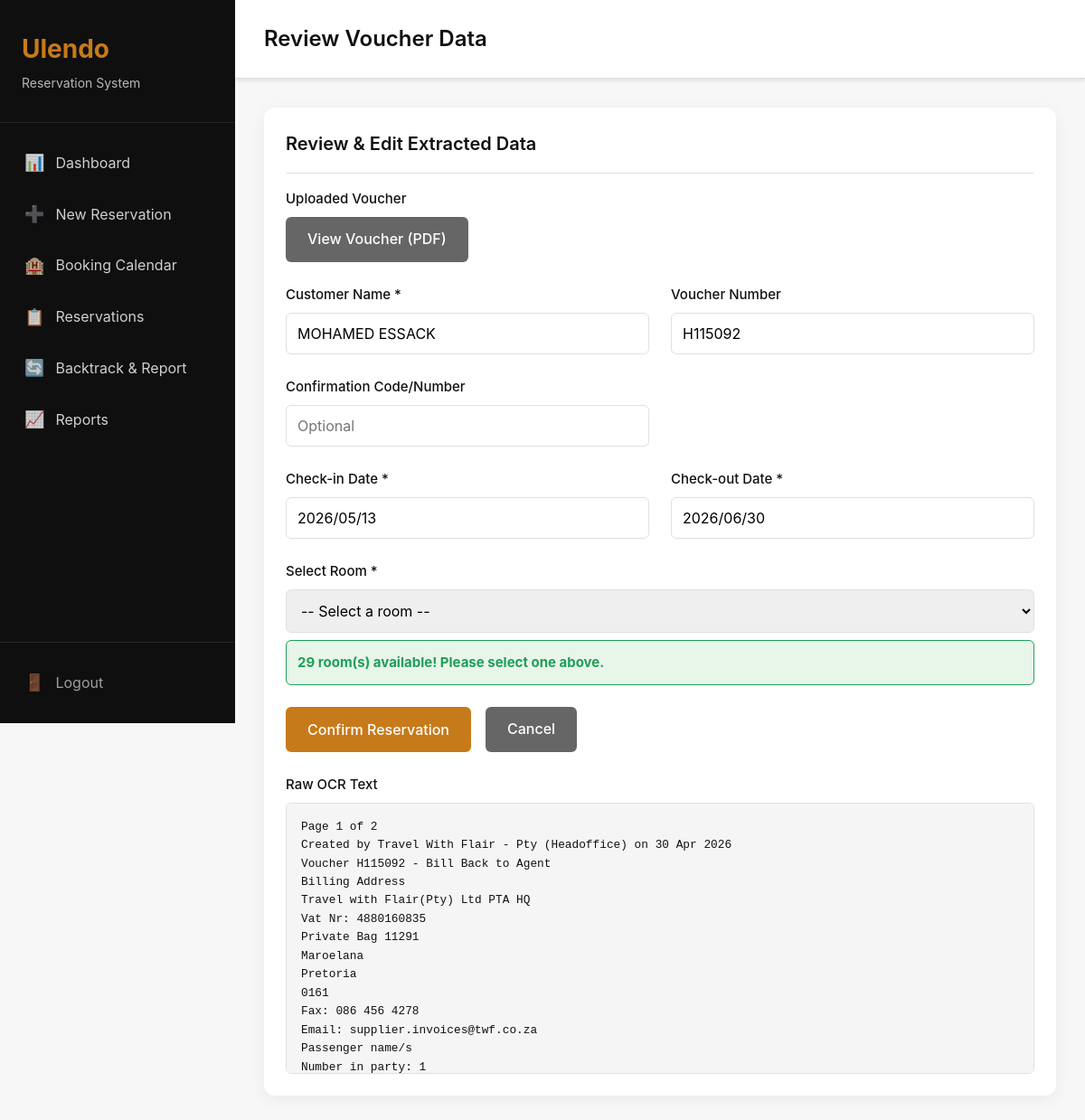
Page /vouchers/84/review/ (signed in) on the committed database.
### vouchers/models.py (models this page shows, shortened)
class Voucher(models.Model):
    voucher_file = models.FileField(upload_to='vouchers/')
    extracted_data = models.JSONField(default=dict, blank=True)
    customer_name = models.CharField(max_length=200, blank=True)
    voucher_number = models.CharField(max_length=100, blank=True)
    check_in_date = models.DateField(null=True, blank=True)
    check_out_date = models.DateField(null=True, blank=True)
    is_confirmed = models.BooleanField(default=False)
    reservation = models.ForeignKey(
        Reservation,
        on_delete=models.SET_NULL,
        null=True,
        blank=True,
        related_name='vouchers'
    )
    created_at = models.DateTimeField(auto_now_add=True)
    updated_at = models.DateTimeField(auto_now=True)
    class Meta:
        ordering = ['-created_at']
        verbose_name = 'Voucher'
        verbose_name_plural = 'Vouchers'

### vouchers/views.py (the view, shortened to what this page needs)
# urls.py: path('<int:voucher_id>/review/', views.review_voucher, name='review_voucher'),
@login_required
def review_voucher(request, voucher_id):
    voucher = get_object_or_404(Voucher, pk=voucher_id)
    form_check_in = voucher.check_in_date
    form_check_out = voucher.check_out_date
    today = date.today()
    tomorrow = today + timedelta(days=1)
    form = ReservationForm(check_in_date=today, check_out_date=tomorrow)
    available_rooms_count = form.fields['room'].queryset.count()
    context = {
        'voucher': voucher,
        'form': form,
        'available_rooms_count': available_rooms_count,
        'check_in': form_check_in.strftime('%Y/%m/%d') if form_check_in else '',
        'check_out': form_check_out.strftime('%Y/%m/%d') if form_check_out else '',
    }
    import sys
    print(f"\n=== REVIEW PAGE ===", file=sys.stderr)
    print(f"form_check_in: {form_check_in} form_check_out: {form_check_out}", file=sys.stderr)
    print(f"context check_in: '{context['check_in']}' check_out: '{context['check_out']}'", file=sys.stderr)
    print(f"voucher.check_in_date: {voucher.check_in_date}", file=sys.stderr)
    print(f"voucher.check_out_date: {voucher.check_out_date}", file=sys.stderr)
    print(f"voucher.extracted_data: {dict(voucher.extracted_data) if voucher.extracted_data else None}", file=sys.stderr)
    print(f"==================\n", file=sys.stderr)
    return render(request, 'vouchers/review_voucher.html', context)

### rooms/models.py (called while the page is built)
    def __str__(self):
        return f"Room {self.room_number}" + (f" ({self.room_type})" if self.room_type else "")

### vouchers/templates/vouchers/review_voucher.html (shortened to what this page needs)
{% extends 'base.html' %}
{% block page_title %}Review Voucher Data{% endblock %}
{% block content %}
<div class="card">
    <div class="card-header">
        <h3 class="card-title">Review & Edit Extracted Data</h3>
    </div>
    <div class="card-body">
        {% if voucher.voucher_file %}
        <div class="form-group">
            <label class="form-label">Uploaded Voucher</label>
            <div>
                {% if voucher.voucher_file.name|slice:"-4:" == ".pdf" or voucher.voucher_file.name|slice:"-4:" == ".PDF" %}
                    <a href="{{ voucher.voucher_file.url }}" target="_blank" class="btn btn-secondary" style="display: inline-block;">
                        View Voucher (PDF)
                    </a>
                {% else %}
                    <img src="{{ voucher.voucher_file.url }}" alt="Voucher" style="max-width: 100%; max-height: 400px; border: 1px solid var(--border); border-radius: 6px;">
                {% endif %}
            </div>
        </div>
        {% endif %}
        <form method="post">
            <div class="grid grid-2">
                <div class="form-group">
                    <label class="form-label">Customer Name *</label>
                    <input type="text" name="customer_name" value="{{ voucher.customer_name }}" class="form-control" required>
                </div>
                <div class="form-group">
                    <label class="form-label">Voucher Number</label>
                    <input type="text" name="voucher_number" value="{{ voucher.voucher_number }}" class="form-control">
                </div>
            </div>
            <div class="grid grid-2">
                <div class="form-group">
                    <label class="form-label">Confirmation Code/Number</label>
                    <input type="text" name="confirmation_code" value="" class="form-control" placeholder="Optional">
                </div>
                <div class="form-group"></div>
            </div>
            <div class="grid grid-2">
                <div class="form-group">
                    <label class="form-label">Check-in Date *</label>
                    <input type="text" name="check_in_date" value="{% if check_in %}{{ check_in }}{% else %}{{ voucher.extracted_data.check_in_raw|default:'' }}{% endif %}" class="form-control date-picker" placeholder="yyyy/mm/dd" required>
                </div>
                <div class="form-group">
                    <label class="form-label">Check-out Date *</label>
                    <input type="text" name="check_out_date" value="{% if check_out %}{{ check_out }}{% else %}{{ voucher.extracted_data.check_out_raw|default:'' }}{% endif %}" class="form-control date-picker" placeholder="yyyy/mm/dd" required>
                </div>
            </div>
            {% if form.room %}
            <div class="form-group">
                <label class="form-label">Select Room *</label>
                {{ form.room }}
                {% if form.room.field.queryset.exists %}
                    <div class="alert alert-success" style="margin-top: 0.5rem; padding: 0.75rem;"><strong>{{ form.room.field.queryset.count }} room(s) available! Please select one above.</strong></div>
                {% else %}
                    <div class="alert alert-error" style="margin-top: 0.5rem; padding: 0.75rem;"><strong>No rooms available for these dates. Please choose different dates.</strong></div>
                {% endif %}
            </div>
            {% else %}
            <div class="alert alert-warning">Please set check-in and check-out dates to see available rooms.</div>
            {% endif %}
            <div class="d-flex gap-2 mt-3">
                <button type="submit" class="btn btn-primary">Confirm Reservation</button>
                <a href="{% url 'reservations:new_reservation' %}" class="btn btn-secondary">Cancel</a>
            </div>
        </form>
        {% if voucher.extracted_data.raw_text %}
        <div style="margin-top: 1.5rem; font-size: 0.8rem;">
            <label class="form-label">Raw OCR Text</label>
            <pre style="background: #f5f5f5; padding: 1rem; border-radius: 6px; white-space: pre-wrap; word-break: break-word; max-height: 300px; overflow-y: auto; border: 1px solid var(--border);">{{ voucher.extracted_data.raw_text }}</pre>
        </div>
        {% endif %}
    </div>
</div>
{% endblock %}

### core/static/core/css/style.css (style rules this page uses)
:root { --primary: #C77A1A; --secondary: #0F0F0F; --background: #F7F7F7; --text-primary: #111111; --text-secondary: #666666; --success: #1E9E5A; --warning: #F4A261; --error: #D64545; --info: #2F80ED; --white: #FFFFFF; --border: #E0E0E0; --shadow: rgba(0, 0, 0, 0.1); }
* { margin: 0; padding: 0; box-sizing: border-box; }
body { font-family: -apple-system, BlinkMacSystemFont, 'Segoe UI', Roboto, Oxygen, Ubuntu, Cantarell, sans-serif; background: var(--background); color: var(--text-primary); line-height: 1.6; }
.alert { padding: 1rem 1.25rem; border-radius: 6px; margin-bottom: 1rem; display: flex; align-items: center; font-size: 0.9375rem; }
.alert-success { background: #E8F5E9; color: var(--success); border: 1px solid var(--success); }
.card { background: var(--white); border-radius: 12px; padding: 1.5rem; box-shadow: 0 4px 16px rgba(0, 0, 0, 0.06); margin-bottom: 1.5rem; }
.card-header { display: flex; justify-content: space-between; align-items: center; margin-bottom: 1rem; padding-bottom: 1rem; border-bottom: 1px solid var(--border); }
.card-title { font-size: 1.25rem; font-weight: 600; color: var(--text-primary); }
.card-body { padding: 0; }
.form-group { margin-bottom: 1.5rem; }
.form-label { display: block; margin-bottom: 0.5rem; font-weight: 500; color: var(--text-primary); font-size: 0.9375rem; }
.form-control { width: 100%; padding: 0.75rem; border: 1px solid var(--border); border-radius: 6px; font-size: 1rem; font-family: inherit; transition: all 0.2s; }
select.form-control { cursor: pointer; }
.btn { display: inline-block; padding: 0.75rem 1.5rem; border: none; border-radius: 6px; font-size: 1rem; font-weight: 500; cursor: pointer; text-decoration: none; text-align: center; transition: all 0.2s; font-family: inherit; }
.btn-primary { background: var(--primary); color: var(--white); }
.btn-secondary { background: var(--text-secondary); color: var(--white); }
.grid { display: grid; gap: 1.5rem; }
.grid-2 { grid-template-columns: repeat(2, 1fr); }
.mt-3 { margin-top: 1.5rem; }
.d-flex { display: flex; }
.gap-2 { gap: 1rem; }

### rows in the picture
Voucher: customer_name "MOHAMED ESSACK", voucher_number "H115092", extracted_data.raw_text "Page 1 of 2 Created by Travel With Flair - Pty (Headoffice) on 30 Apr 2026 Voucher H115092 - Bill Back to Agent Billing Address Travel with Flair(Pty) Ltd PTA HQ Vat Nr: 4880160835 Private Bag 11291 Maroelana Pretoria 0161 Fax: 086 456 4278 Email: supplier.invoices@twf.co.za Passenger name/s Number in party: 1…"
